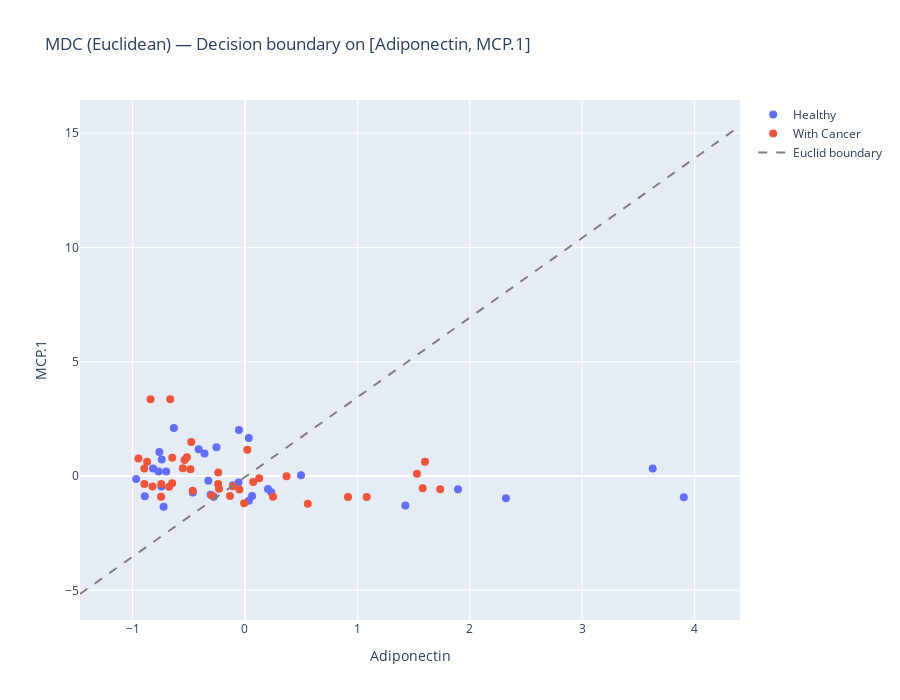

This figure's notebook cell:
### Markdown cell above
## 8. Visualizations — MDC on top 2 features

### Code cell
# If best_feats has 2+, plot first two
if len(best_feats) >= 2:
    f1, f2 = best_feats[:2]
    Xh2 = X_train_s.loc[y_train==1, [f1,f2]].to_numpy()
    Xc2 = X_train_s.loc[y_train==2, [f1,f2]].to_numpy()
    mu1_2 = Xh2.mean(axis=0, keepdims=True).T
    mu2_2 = Xc2.mean(axis=0, keepdims=True).T
    C2 = np.cov(np.vstack([Xh2,Xc2]).T)
    C2i = np.linalg.pinv(C2)

    # grid
    Xplot = X_train_s[[f1,f2]].to_numpy()
    x_min, x_max = Xplot[:,0].min()-0.5, Xplot[:,0].max()+0.5
    y_min, y_max = Xplot[:,1].min()-0.5, Xplot[:,1].max()+0.5

    # scatter points
    fig = go.Figure()
    fig.add_trace(go.Scatter(x=X_train_s.loc[y_train==1, f1], y=X_train_s.loc[y_train==1, f2],
                             mode="markers", name="Healthy", marker=dict(size=8)))
    fig.add_trace(go.Scatter(x=X_train_s.loc[y_train==2, f1], y=X_train_s.loc[y_train==2, f2],
                             mode="markers", name="With Cancer", marker=dict(size=8)))

    # Euclidean boundary: (w^T x + b = 0). For two means, line between means perpendicular bisector.
    W = (mu1_2 - mu2_2)
    b = -0.5 * (mu1_2 - mu2_2).T @ (mu1_2 + mu2_2)
    xx = np.linspace(x_min, x_max, 200)
    yy = -(W[0,0]/W[1,0])*xx - b[0,0]/W[1,0]

    fig.add_trace(go.Scatter(x=xx, y=yy, mode="lines",
                             line=dict(color="gray", dash="dash"), name="Euclid boundary"))

    fig.update_layout(title=f"MDC (Euclidean) — Decision boundary on [{f1}, {f2}]",
                      xaxis_title=f1, yaxis_title=f2,
                      width=900, height=700)
    fig.show()
else:
    print("Best combo has <2 features — skipping 2D boundary plot.")

### Figure 1 — Plotly figure (JSON) as saved in the notebook; plotly's stock layout.template omitted (floating-point values rounded to 4 significant figures; data arrays with more than 128 entries replaced by an {"elided": "..."} marker saying what was removed)
{"data": [{"marker": {"size": 8}, "mode": "markers", "name": "Healthy", "type": "scatter", "x": [0.03381, -0.305, -0.7238, -0.7401, -0.0534, -0.2534, -0.3598, -0.4636, 0.4985, -0.7436, -0.1072, -0.2773, -0.05746, 3.627, -0.8908, 1.895, -0.7613, -0.9675, -0.4115, -0.8173, 0.2341, 0.06345, -0.6323, -0.7008, -0.7683, 1.427, 3.904, 0.2049, 0.03429, -0.3262, 2.321], "y": [1.661, -0.814, -1.343, 0.7275, 2.019, 1.257, 0.9864, -0.7244, 0.03482, -0.4538, -0.4009, -0.9022, -0.2874, 0.3244, -0.8856, -0.5815, 1.05, -0.126, 1.166, 0.3312, -0.7055, -0.8773, 2.099, 0.1999, 0.1934, -1.293, -0.9285, -0.5685, -1.085, -0.2098, -0.9767]}, {"marker": {"size": 8}, "mode": "markers", "name": "With Cancer", "type": "scatter", "x": [-0.9475, 1.53, -0.007466, 0.1265, -0.2389, 0.02086, 1.083, 1.737, 0.2497, -0.485, 1.602, -0.0494, -0.8951, -0.6649, -0.8958, 0.07313, -0.84, -0.5163, -0.648, -0.8224, 0.9165, -0.6469, -0.8705, 1.581, -0.7467, -0.4778, 0.37, -0.4654, -0.745, -0.5375, -0.1067, -0.1333, 0.5587, -0.5525, -0.294, -0.6745, -0.2307, -0.2378], "y": [0.7701, 0.09749, -1.191, -0.09896, -0.3474, 1.154, -0.9165, -0.5806, -0.9095, 0.2933, 0.6254, -0.5864, -0.3457, 3.357, 0.3325, -0.2617, 3.357, 0.8208, -0.3156, -0.4632, -0.9224, 0.8013, 0.6244, -0.5348, -0.9077, 1.49, -0.01282, -0.6401, -0.3476, 0.7011, -0.4521, -0.8789, -1.218, 0.3416, -0.853, -0.4682, -0.5582, 0.1578]}, {"line": {"color": "gray", "dash": "dash"}, "mode": "lines", "name": "Euclid boundary", "type": "scatter", "x": {"elided": "200 float values"}, "y": {"elided": "200 float values"}}], "layout": {"height": 700, "title": {"text": "MDC (Euclidean) — Decision boundary on [Adiponectin, MCP.1]"}, "width": 900, "xaxis": {"title": {"text": "Adiponectin"}}, "yaxis": {"title": {"text": "MCP.1"}}}}
